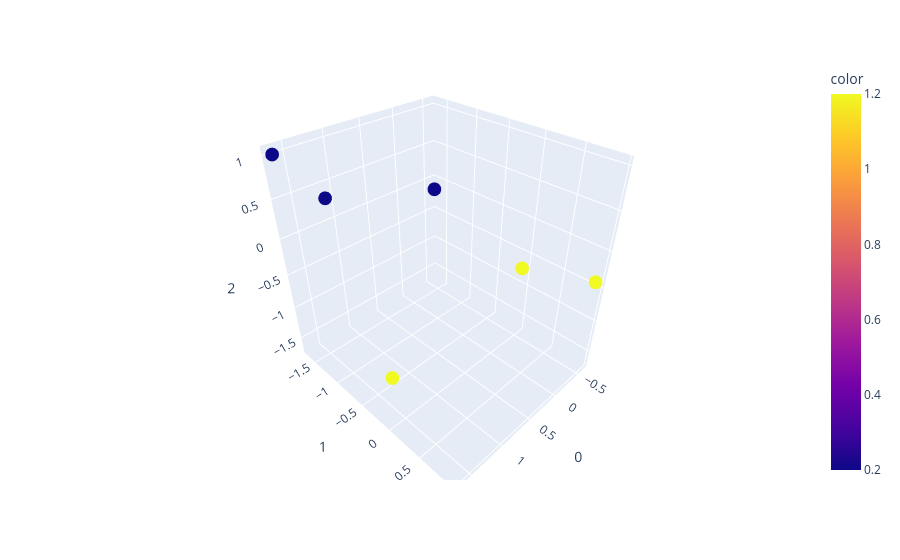

Notebook cell for this chart:
### Code cell
fig = px.scatter_3d(new_X_scaled, x=0, y=1, z=2, color=y_new + 0.2)
fig.show()

### Figure 1 — Plotly figure (JSON) as saved in the notebook; plotly's stock layout.template omitted (floating-point values rounded to 4 significant figures)
{"data": [{"hovertemplate": "0=%{x}<br>1=%{y}<br>2=%{z}<br>color=%{marker.color}<extra></extra>", "legendgroup": "", "marker": {"color": [1.2, 0.2, 1.2, 0.2, 0.2, 1.2], "coloraxis": "coloraxis", "symbol": "circle"}, "mode": "markers", "name": "", "scene": "scene", "showlegend": false, "type": "scatter3d", "x": [0.7406, 1.67, 1.254, 0.2536, 1.667, -0.614], "y": [0.8563, -0.7694, -0.5229, -0.7768, -1.671, 0.947], "z": [0.3999, 0.849, -1.684, 0.4458, 1.013, -0.4201]}], "layout": {"coloraxis": {"colorbar": {"title": {"text": "color"}}, "colorscale": [[0, "#0d0887"], [0.1111, "#46039f"], [0.2222, "#7201a8"], [0.3333, "#9c179e"], [0.4444, "#bd3786"], [0.5556, "#d8576b"], [0.6667, "#ed7953"], [0.7778, "#fb9f3a"], [0.8889, "#fdca26"], [1, "#f0f921"]]}, "legend": {"tracegroupgap": 0}, "margin": {"t": 60}, "scene": {"domain": {"x": [0, 1], "y": [0, 1]}, "xaxis": {"title": {"text": "0"}}, "yaxis": {"title": {"text": "1"}}, "zaxis": {"title": {"text": "2"}}}}}
